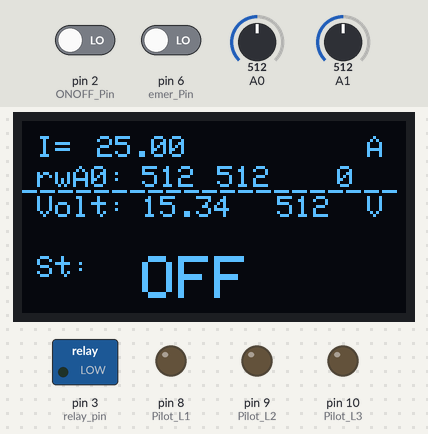
A sketch run on a simulated Arduino Nano, built with avr-gcc and run on an emulated ATmega328P. On the bench: 128×64 one-colour display, switched loads named in the sketch (green lamp = pin HIGH), output pins drawn as LEDs (lit = HIGH). Inputs (shaded band) come from the test bench; at power-on: pin 2 (ONOFF_Pin) LOW, A0 = 512, A1 = 512, pin 6 (emer_Pin) LOW.

Above: at 1.2 s.
1.3 s: pin 2 (ONOFF_Pin) driven HIGH
At 1.8 s:
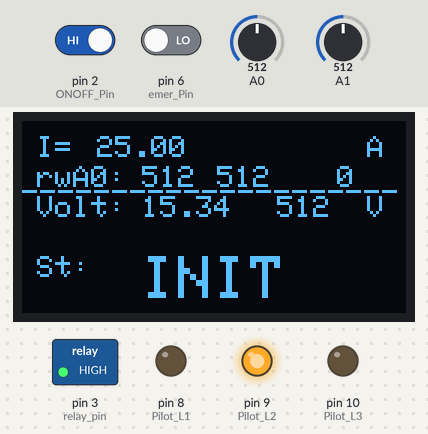
4.3 s: pin 2 (ONOFF_Pin) driven LOW
At 4.39 s:
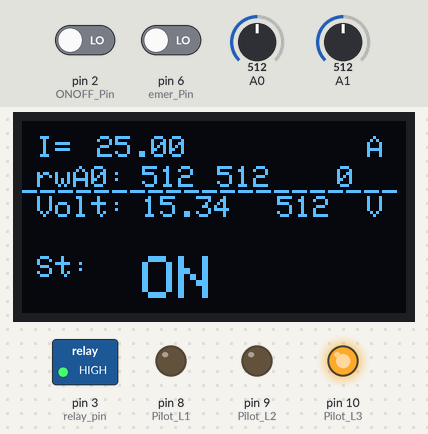
6.0 s: A0 set to 716
At 7.5 s:
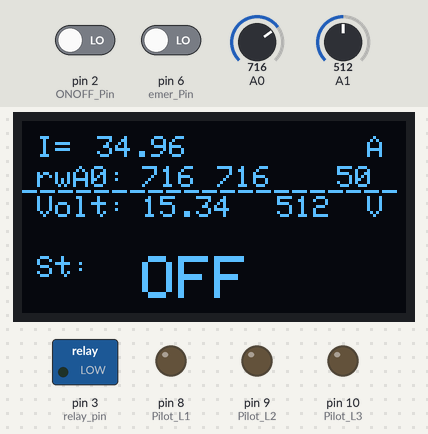
8.4 s: A1 set to 716
At 9.6 s:
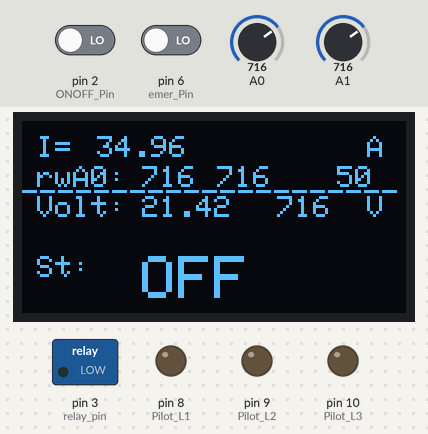
9.9 s: pin 2 (ONOFF_Pin) driven HIGH
At 11.1 s:
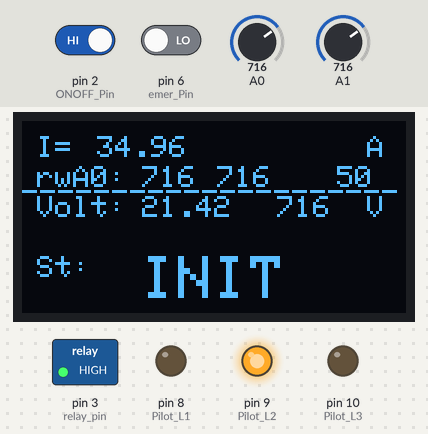
11.5 s: pin 6 (emer_Pin) driven HIGH
At 12.3 s:
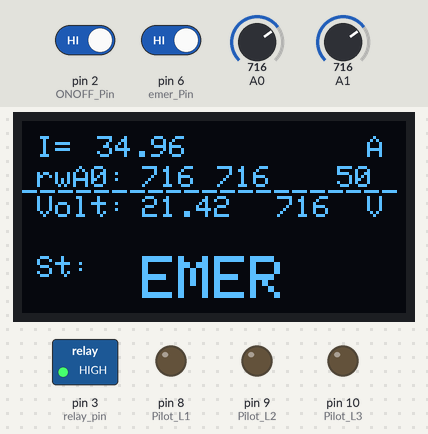
Timing chart, 0 to 14.1 s (numbered marks = the images above; inputs shaded):
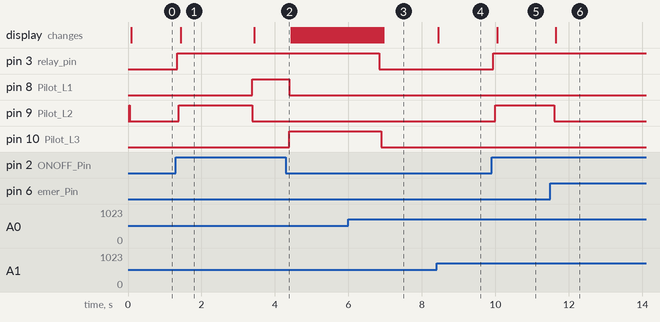

The sketch:

Tele_MANI_Contr_nonet.ino
```cpp
/* ====================================================
 * Teleoperated Mobile Manipulation (Smart Rod Khen)
 * Power Control Circuit
 * use Arduino Nano on OF-TMSRK-CT011 circuit Board
 * Human Computer Interface Lab (HCI)
 * written by owl_hor, FRAB7 FIBO KMUTT.
 * ----- No Ethernet Version ---------------
 * Academic Usage
 * ====================================================
 * ------------OF-TMSRK-CT011 Pin Map------------------
 * D2 <- R_sig	, Signal from ON/OFF button)
 * D3 -> Rctr 	, Xternal Relay Control
 * D4 <- I1 	, Button Input
 * D5 <- I2 	, Button Input
 * D6 <- I3 	, Button Input / EMER
 * D7 <- I4 	, Button Input
 * D8 -> L1		, LED-Pilot Lamp Drive
 * D9 -> L2		, LED-Pilot Lamp Drive
 * D10 -> L3	, LED-Pilot Lamp Drive
 *
 * A0 <- Acr	, Current Sense
 * A1 <- Vsn	, Voltage Sense
 *
 * A4 -> SCLK	, SH1106
 * A5 <-> SDA	, SH1106
  * ====================================================
 */

#include <Wire.h>  // Only needed for Arduino 1.6.5 and earlier
#include "Adafruit_GFX.h"
#include "Adafruit_SH1106.h"

int ONOFF_Pin = 2;
int relay_pin = 3;
// 4 5 6 7 = button input
int emer_Pin = 6;
// 8 9 10 = LED out
int Pilot_L1 = 8;
int Pilot_L2 = 9;
int Pilot_L3 = 10;


uint8_t buttonState = 0;
uint8_t emerState = 0;

uint16_t grand_cnt = 0; 								// multipurpose counter in GrandState

uint8_t shutdown_cnt = 0; 							// shutdown time counter (delay must = 1)
uint8_t shutdown_time = 50; 						// Define time gap before Jetson nano Shutdown here

static enum {OFF,INIT,ON,SHUTDOWN,EMERGENCY} GrandState = INIT;
//static enum {READY,STOP,WORKING,ERROR,NA} ActiveState = READY;

char* StBuffer;

uint32_t timestamp_display = 0;
uint32_t timestamp_grand = 0;

// ----displaydefine----------------------------------------
#define OLED_RESET 4
Adafruit_SH1106 display(OLED_RESET);

//// --------------ACS758----------------------------------------------------------------------------
//// bit resolution 10 bit ADC
//// 0-1023 bit for bidirection / unidirection amplified
//// 512 - 1023 for unidirection unamplified
float I_range = 50; 						// I amp need 30-ACS712 50-ACS758
float ADC_range = 1024;						// ADC work range, [512,1023]=512 -> unamplified,
											// [125,1023]=899 -> opampV0, [0,1023]=1024 -> opampV-
float resolute = I_range / ADC_range;
float ana_offset = 0; 						// 512, 125

//VoltageDivide Sense constant
float resi_1 = 5100.0; // resistance in ohm
float resi_2 = 1000.0;
float v_multiply = (resi_1+resi_2)/ resi_2;
//float maxVrange = (resi_2 /resi_1) * 26.0;


//-/-/-/-/-/-/-/-/- SETUP -/-/-/- SETUP -/-/-/- SETUP -/-/-/- SETUP -/-/-/- SETUP -/-/-/- SETUP
void setup()
{ // pin
  pinMode(relay_pin, OUTPUT);
  pinMode(ONOFF_Pin, INPUT);
  pinMode(Pilot_L1, OUTPUT);
  pinMode(Pilot_L2, OUTPUT);
  pinMode(Pilot_L3, OUTPUT);

  display.begin(SH1106_SWITCHCAPVCC, 0x3C);

  Serial.begin(115200);

}

// --------current read ACS758-------------------------------
float getC() {
    float a = analogRead(A0);
    float ct = resolute * (a - ana_offset);
		// unamp = (50/512) * (a - 512)
		// ampV0 = (50/(1024-125)) * (a - 125)
		// ampV- = (50/1024)* a;
    return ct;}

float VoltageDivide(int avi){
  //xxfloat read_volt = maxVrange * (avi / 1024.0);
  float read_volt = (avi+3) * (5.0/1024.0); // +3 to offset near meter measured
  return v_multiply * read_volt;
}

/////////loop///////////////////////////////////////////////////////////////////////////////////////////////////////////////////
void loop()
{
  buttonState = digitalRead(ONOFF_Pin);
  emerState = digitalRead(emer_Pin);
  float currnt = getC();
  uint16_t acrnt = analogRead(A0);
  uint16_t avolt = analogRead(A1);

  float volt_result = VoltageDivide(avolt);

  //Serial.print("current = "); Serial.println(currnt);

  //DislayDrive

  if (millis() - timestamp_display >= 50){
  timestamp_display = millis();

  display.clearDisplay();

  display.setTextSize(1);
  display.setTextColor(WHITE);
  display.setCursor(5, 5);     //  range from left,range from up
  display.println("I= ");

  display.setCursor(25, 5);
  display.println(currnt); // , DEC

  display.setCursor(5, 15);
  display.println("rwA0:");
  display.setCursor(40, 15);
  display.println(acrnt);
  display.setCursor(65, 15);
  display.println(int( acrnt - ana_offset));

  display.setCursor(0, 17);
  display.println("_____________________");

  display.setCursor(5, 25);
  display.println("Volt:"); //
  display.setCursor(40, 25);
  display.println(volt_result); //
  display.setCursor(85, 25);
  display.println(avolt); //
  display.setCursor(115, 25);
  display.println("V");

  display.setCursor(105, 15);
  display.println(shutdown_cnt);

  display.setCursor(115, 5);
  display.println("A");

  display.setCursor(5, 45);
  display.println("St:");

  display.setTextSize(2);

  display.setCursor(40, 45);
  //char* buffzz = "555";
  display.println(StBuffer);

  display.display();
    }

	// Btn Counter
	/*
  if (millis() - timestamp_onoff >= 25){//run every x msec
    timestamp_onoff = millis();

    switch (buttonState) {
    default:
    case 1:
    digitalWrite(relay_pin, 1);
    shutdown_cnt = 0;
    break;

    case 0:
    if (shutdown_cnt >= shutdown_time){ // or
      digitalWrite(relay_pin, 0);
    }
    else{ shutdown_cnt++; }
    break;
    }
}*/

  ///// ------------------- Grand State---------------------------------------------------------------------
  if (millis()- timestamp_grand >= 20){
	  timestamp_grand = millis();

  //// Pilot Lamp Set-------------------------------------
	if (GrandState == ON){digitalWrite(Pilot_L1, 1);}
	else{digitalWrite(Pilot_L1, 0);}
	if (GrandState == INIT){digitalWrite(Pilot_L2, 1);}
	else{digitalWrite(Pilot_L2, 0);}
	if (GrandState == SHUTDOWN){digitalWrite(Pilot_L3, 1);}
	else{digitalWrite(Pilot_L3, 0);}
  //// Pilot Lamp Set-------------------------------------


    /////// Emergency /////// Emergency /////// Emergency /////// Emergency
	  //if (emerState == 1){
		//  GrandState = EMERGENCY;
		//  grand_cnt = 0;
		//  }

	  switch (GrandState){
		  default:
		  case OFF://///////////////////////////////////////////////////////////////////////////////
		  StBuffer = "OFF";

		  if (buttonState == 1){
			  GrandState = INIT;
			  digitalWrite(relay_pin, 1);  // Active Relay
		  }
		  break;

		  case INIT:////////////////////////////////////////////////////////////////////////////////
		  StBuffer = "INIT";
		  digitalWrite(relay_pin, 1);  // Active Relay


		// Jetson nano are ready / dummy as 8 sec pass
		  if (grand_cnt >= 40)
		  {
			  GrandState = ON;
			  //ActiveState = READY;
			  grand_cnt = 0; 		// reset counter
			  shutdown_cnt = 0;
		  }else{grand_cnt++;}

		if (buttonState == 0){
		GrandState = OFF;
        digitalWrite(relay_pin, 0);  // Deactive Relay
      }

		if (emerState == 1){
        GrandState = EMERGENCY;
        grand_cnt = 0;
		}
		  break;

		  case ON://///////////////////////////////////////////////////////////////////////////////////
		  StBuffer = "ON";
		  if (buttonState == 0){
			GrandState = SHUTDOWN;
			  //ActiveState = NA;
			 }

       if (emerState == 1){
        GrandState = EMERGENCY;
        grand_cnt = 0;

        }
				/*
			  switch(ActiveState){
				default:
				case READY:
				  if (){ // get order to work
					  ActiveState = WORKING;
				  }
				  if (){ // get some error
					  ActiveState = ERROR;
				  }
				  if (){ // get stop button
					  ActiveState = STOP;
				  }
				  if (){ // get emer button
					  ActiveState = EMERGENCY;
				  }
				  break;

				case ERROR:
				// report error & disable some order
				// no exit, force to shutdown
				break;

				case STOP:
				// mobility stop for 2 sec and free
				// maniP stop, release by button
				if (){ //stop button is 0
					ActiveState = READY;
				}
				break;

				case WORKING:
				if (){ // get stop button
					  ActiveState = STOP;
				  }
				break;


				case NA:
				// nothing, not in any state, machine is on grandstate
				break;
				}
				*/
		  break;
		  ///////////////////// EMER //////////////////////////////////////////////
		  case EMERGENCY:
				StBuffer = "EMER";

				if (emerState == 0){ // Release Emer button
					GrandState = INIT;
					//ActiveState = NA;
				}
				break;
		  /////////////////////////// Shutdown ////////////////////////////////////
		  case SHUTDOWN:
		  StBuffer = "SHTDWN";
		  shutdown_cnt++;

		  if (shutdown_cnt >= 50 ){ // || currnt < 1  // shutdown_time
			  digitalWrite(relay_pin, 0);  // Deactive Relay
			  GrandState = OFF;
			  delay(20);
		  }
       if(buttonState == 1){
        GrandState = ON;
        shutdown_cnt = 0;}
		  break;
		}
	}
}
```

Measured:
- after the input at 1.3 s, pin 3 (relay_pin): LOW → HIGH at once; pin 8 (Pilot_L1): LOW → HIGH after 2.1 s; pin 9 (Pilot_L2): LOW → HIGH after 0.09 s, → LOW 2.0 s later; the display: changes after 0.14 s (image 1)
- after the input at 4.3 s, pin 8 (Pilot_L1): HIGH → LOW after 0.09 s; pin 10 (Pilot_L3): LOW → HIGH after 0.09 s
- after the input at 8.4 s, the display: changes at once (image 4)
- after the input at 9.9 s, pin 3 (relay_pin): LOW → HIGH at once; pin 9 (Pilot_L2): LOW → HIGH after 0.09 s; the display: changes after 0.15 s (image 5)
- after the input at 11.5 s, pin 8 (Pilot_L1): stays LOW (without the input it goes to HIGH after 0.55 s); pin 9 (Pilot_L2): HIGH → LOW after 0.10 s instead of 0.55 s; the display: changes after 0.15 s (image 6)
- what the display in image 1 shows lasts 2.0 s, from 1.4 s to 3.4 s
